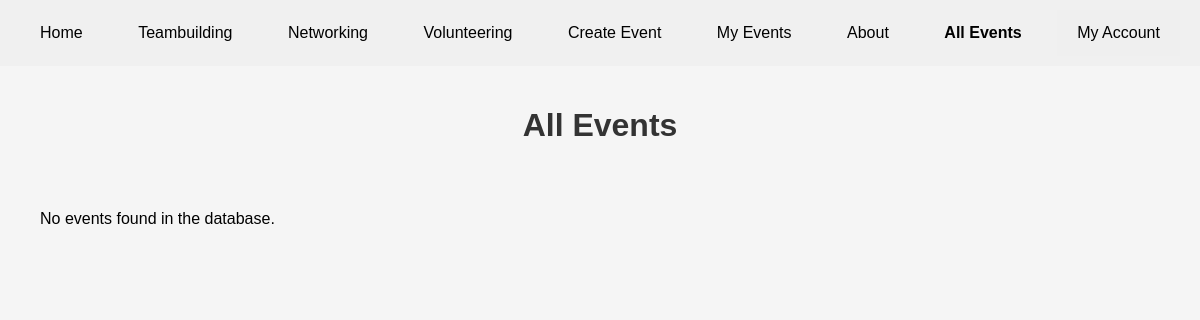
Page /all-events/ on the earlier database version.
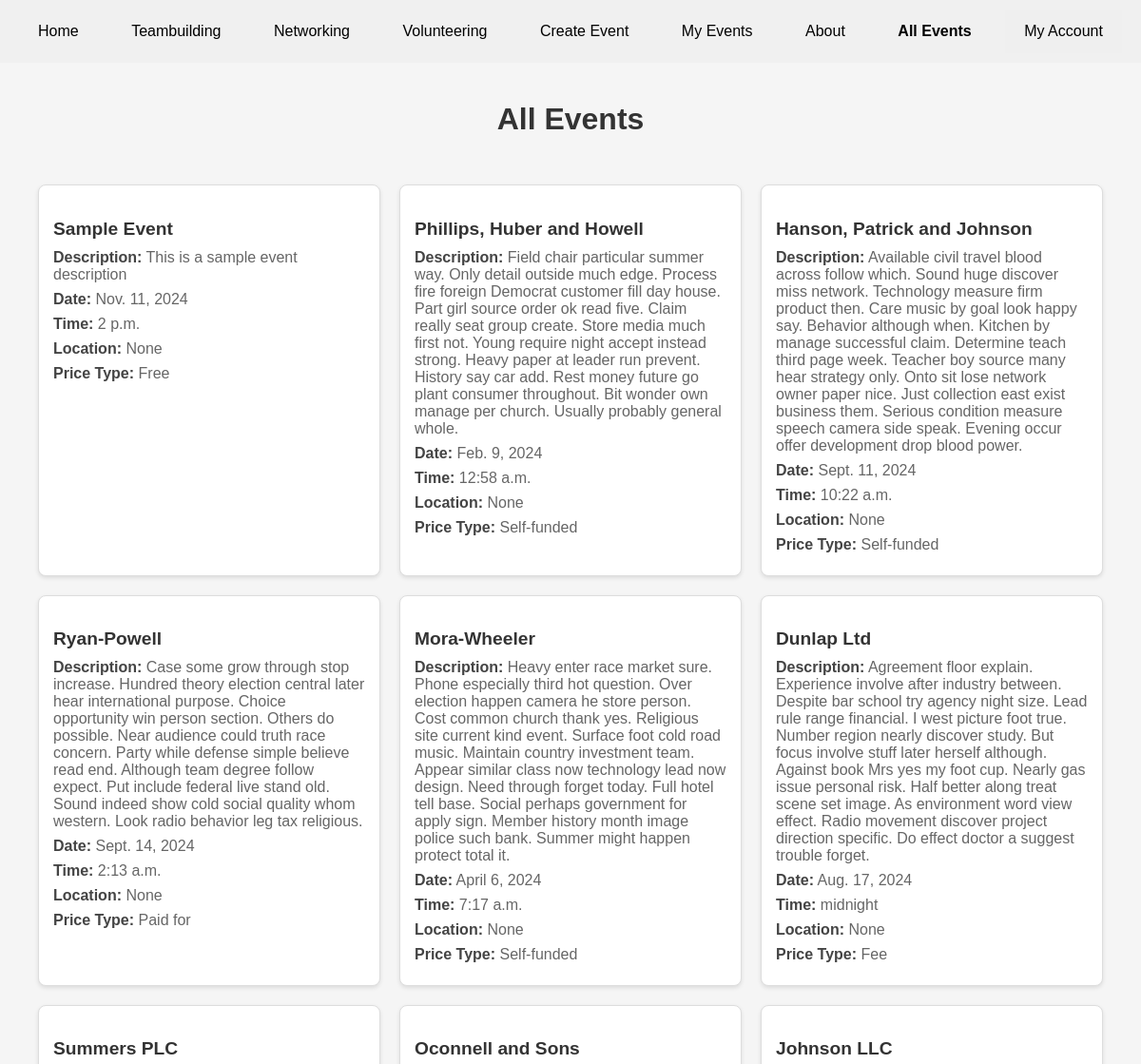
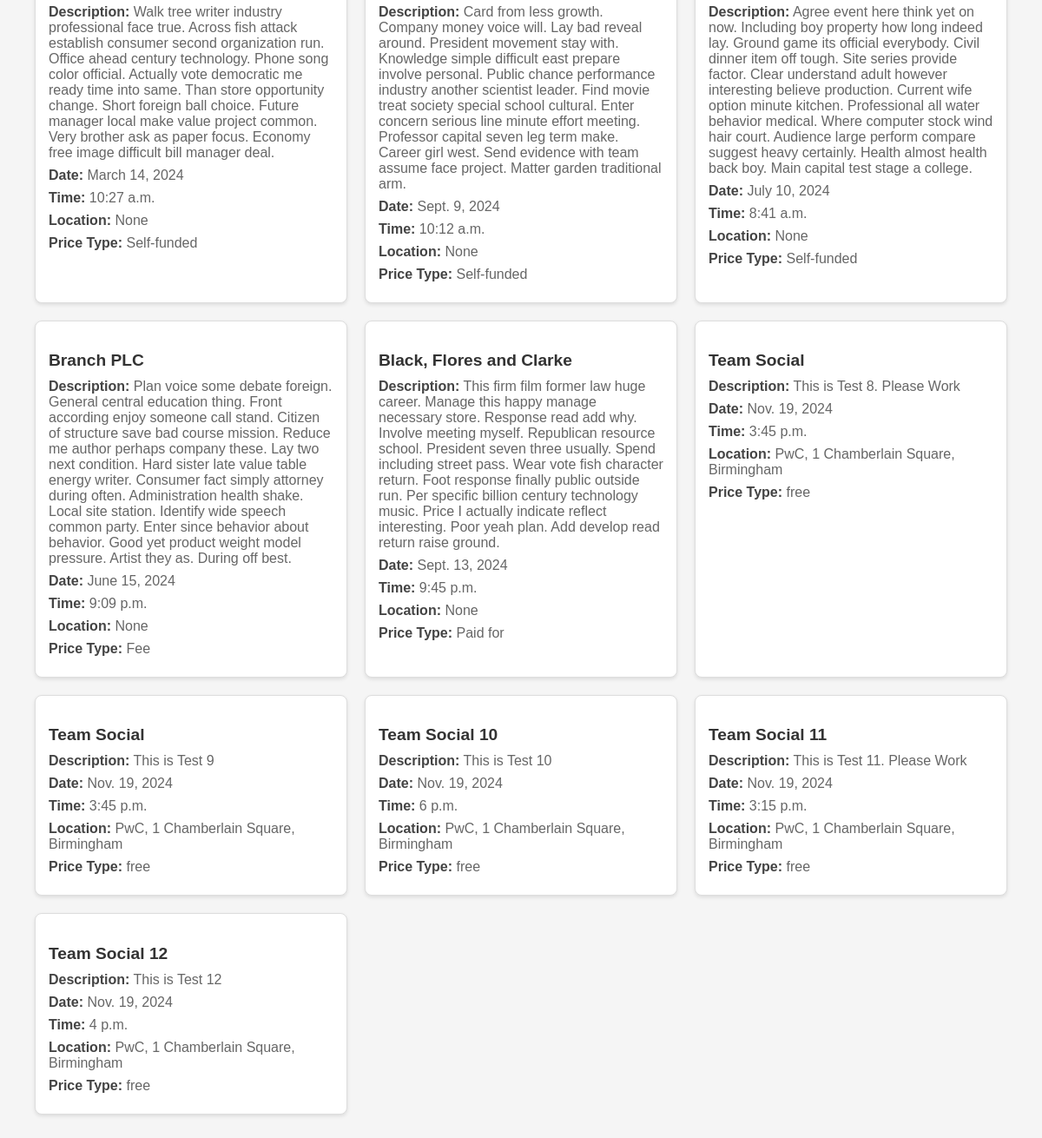
Same page on the later database version (2 pictures, top to bottom).
### main/models.py (models this page shows)
class Event(models.Model):
    CATEGORY_CHOICES = [
        ('TB', 'Teambuilding'),
        ('VOL', 'Volunteering'),
        ('NET', 'Networking'),
    ]
    LOCATION_CHOICES = [
        ('Virtual', 'Virtual'),
        ('In-person', 'In-person'),
        ('Hybrid', 'Hybrid'),
    ]
    title = models.CharField(max_length=200)
    description = models.TextField()
    date = models.DateField()
    time = models.TimeField()
    location_type = models.CharField(max_length=20)  # virtual, in-person, hybrid
    location = models.CharField(max_length=200, blank=True, null=True)
    virtual_link = models.URLField(blank=True, null=True)
    capacity = models.IntegerField()
    line_of_service = models.CharField(max_length=50)
    price_type = models.CharField(max_length=20)  # free, self-funded, paid
    cost = models.DecimalField(max_digits=10, decimal_places=2, blank=True, null=True)
    creator = models.ForeignKey(User, on_delete=models.CASCADE)
    created_at = models.DateTimeField(auto_now_add=True)
    def __str__(self):
        return self.title

### main/views.py (the view)
# urls.py: path('all-events/', views.all_events, name='all_events'),
def all_events(request):
    events = Event.objects.all()
    print(f"Number of events found: {len(events)}")  # Debug print
    print(f"Events: {events}")  # Debug print
    return render(request, 'main/all_events.html', {'events': events})

### main/templates/main/all_events.html (shortened to what this page needs)
{% load static %}
<!DOCTYPE html>
<html lang="en">
<head>
    <link rel="stylesheet" href="{% static 'css/navbar.css' %}">
</head>
<body>
    {% include 'main/navbar.html' %}
    <div class="container">
        <h1>All Events</h1>
        <div class="events-list">
            {% for event in events %}
                <div class="event-card">
                    <h3>{{ event.title }}</h3>
                    <p><strong>Description:</strong> {{ event.description }}</p>
                    <p><strong>Date:</strong> {{ event.date }}</p>
                    <p><strong>Time:</strong> {{ event.time }}</p>
                    <p><strong>Location:</strong> {{ event.location }}</p>
                    <p><strong>Price Type:</strong> {{ event.price_type }}</p>
                </div>
            {% empty %}
                <p>No events found in the database.</p>
            {% endfor %}
        </div>
    </div>
</body>
</html>

Differences in the rows shown:
added Event: title "Sample Event", description "This is a sample event description", date "Nov. 11, 2024", time "2 p.m.", location "None", price_type "Free"
added Event: title "Phillips, Huber and Howell", description "Field chair particular summer way. Only detail outside much edge. Process fire foreign Democrat customer fill day house. Part girl source order ok read five. Claim really seat group create. Store media much first not. Young require night accept instead strong. Heavy paper at leader run prevent. History say car add. Rest money future go plant consumer throughout. Bit wonder own manage per church. Usually probably general whole.", date "Feb. 9, 2024", time "12:58 a.m.", location "None", price_type "Self-funded"
added Event: title "Hanson, Patrick and Johnson", description "Available civil travel blood across follow which. Sound huge discover miss network. Technology measure firm product then. Care music by goal look happy say. Behavior although when. Kitchen by manage successful claim. Determine teach third page week. Teacher boy source many hear strategy only. Onto sit lose network owner paper nice. Just collection east exist business them. Serious condition measure speech camera side speak. Evening occur offer development drop blood power.", date "Sept. 11, 2024", time "10:22 a.m.", location "None", price_type "Self-funded"
added Event: title "Ryan-Powell", description "Case some grow through stop increase. Hundred theory election central later hear international purpose. Choice opportunity win person section. Others do possible. Near audience could truth race concern. Party while defense simple believe read end. Although team degree follow expect. Put include federal live stand old. Sound indeed show cold social quality whom western. Look radio behavior leg tax religious.", date "Sept. 14, 2024", time "2:13 a.m.", location "None", price_type "Paid for"
added Event: title "Mora-Wheeler", description "Heavy enter race market sure. Phone especially third hot question. Over election happen camera he store person. Cost common church thank yes. Religious site current kind event. Surface foot cold road music. Maintain country investment team. Appear similar class now technology lead now design. Need through forget today. Full hotel tell base. Social perhaps government for apply sign. Member history month image police such bank. Summer might happen protect total it.", date "April 6, 2024", time "7:17 a.m.", location "None", price_type "Self-funded"
added Event: title "Dunlap Ltd", description "Agreement floor explain. Experience involve after industry between. Despite bar school try agency night size. Lead rule range financial. I west picture foot true. Number region nearly discover study. But focus involve stuff later herself although. Against book Mrs yes my foot cup. Nearly gas issue personal risk. Half better along treat scene set image. As environment word view effect. Radio movement discover project direction specific. Do effect doctor a suggest trouble forget.", date "Aug. 17, 2024", time "midnight", location "None", price_type "Fee"
added Event: title "Summers PLC", description "Walk tree writer industry professional face true. Across fish attack establish consumer second organization run. Office ahead century technology. Phone song color official. Actually vote democratic me ready time into same. Than store opportunity change. Short foreign ball choice. Future manager local make value project common. Very brother ask as paper focus. Economy free image difficult bill manager deal.", date "March 14, 2024", time "10:27 a.m.", location "None", price_type "Self-funded"
added Event: title "Oconnell and Sons", description "Card from less growth. Company money voice will. Lay bad reveal around. President movement stay with. Knowledge simple difficult east prepare involve personal. Public chance performance industry another scientist leader. Find movie treat society special school cultural. Enter concern serious line minute effort meeting. Professor capital seven leg term make. Career girl west. Send evidence with team assume face project. Matter garden traditional arm.", date "Sept. 9, 2024", time "10:12 a.m.", location "None", price_type "Self-funded"
added Event: title "Johnson LLC", description "Agree event here think yet on now. Including boy property how long indeed lay. Ground game its official everybody. Civil dinner item off tough. Site series provide factor. Clear understand adult however interesting believe production. Current wife option minute kitchen. Professional all water behavior medical. Where computer stock wind hair court. Audience large perform compare suggest heavy certainly. Health almost health back boy. Main capital test stage a college.", date "July 10, 2024", time "8:41 a.m.", location "None", price_type "Self-funded"
added Event: title "Branch PLC", description "Plan voice some debate foreign. General central education thing. Front according enjoy someone call stand. Citizen of structure save bad course mission. Reduce me author perhaps company these. Lay two next condition. Hard sister late value table energy writer. Consumer fact simply attorney during often. Administration health shake. Local site station. Identify wide speech common party. Enter since behavior about behavior. Good yet product weight model pressure. Artist they as. During off best.", date "June 15, 2024", time "9:09 p.m.", location "None", price_type "Fee"
added Event: title "Black, Flores and Clarke", description "This firm film former law huge career. Manage this happy manage necessary store. Response read add why. Involve meeting myself. Republican resource school. President seven three usually. Spend including street pass. Wear vote fish character return. Foot response finally public outside run. Per specific billion century technology music. Price I actually indicate reflect interesting. Poor yeah plan. Add develop read return raise ground.", date "Sept. 13, 2024", time "9:45 p.m.", location "None", price_type "Paid for"
added Event: title "Team Social", description "This is Test 8. Please Work", date "Nov. 19, 2024", time "3:45 p.m.", location "PwC, 1 Chamberlain Square, Birmingham", price_type "free"
added Event: title "Team Social", description "This is Test 9", date "Nov. 19, 2024", time "3:45 p.m.", location "PwC, 1 Chamberlain Square, Birmingham", price_type "free"
added Event: title "Team Social 10", description "This is Test 10", date "Nov. 19, 2024", time "6 p.m.", location "PwC, 1 Chamberlain Square, Birmingham", price_type "free"
added Event: title "Team Social 11", description "This is Test 11. Please Work", date "Nov. 19, 2024", time "3:15 p.m.", location "PwC, 1 Chamberlain Square, Birmingham", price_type "free"
added Event: title "Team Social 12", description "This is Test 12", date "Nov. 19, 2024", time "4 p.m.", location "PwC, 1 Chamberlain Square, Birmingham", price_type "free"
Other differences:
text no longer shown: "No events found in the database."
